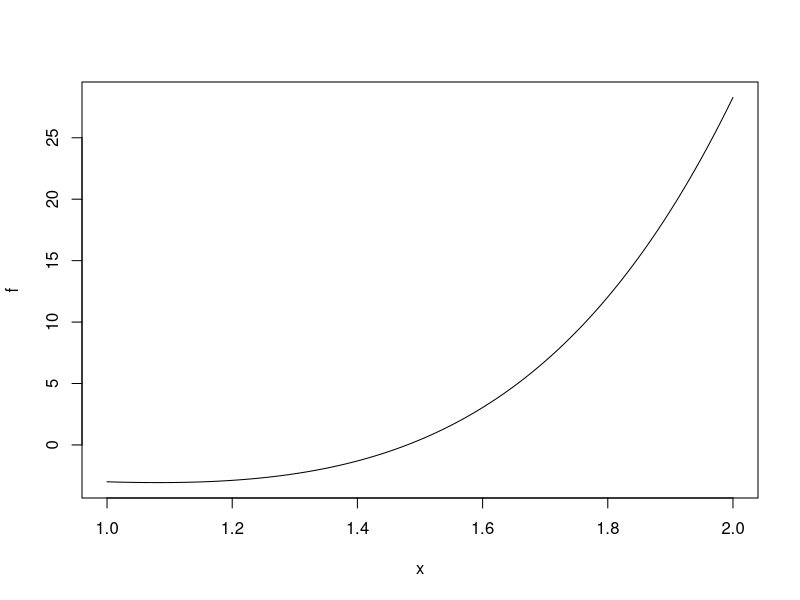

Write R code to recreate this figure. (Note: this script raises an error after producing the figure.)
G=function(x) { y=(exp(x)-(1+x+x^2/2+x^3/6+x^4/24))/sqrt(x)*(x!=0); y[x==0]=0;y  }
f=function(x) { sqrt(x)*(x^5-3*x^2+x-2) }
plot(f,1,2)

f=function(x) { y=sin(x)/x*(x!=0); y[x==0]=1;y }

real=0.94608307036718301 #From Wolfram Alpha
midpt(0,1,f,10,plot=TRUE)-real
trapezoid(0,1,f,10,plot=TRUE)-real
midpt(0,1,f,r=10,plot=TRUE)-real
simpsons(0,1,f,10,plot=TRUE)-real
romberg(0,1,f)$intg-real  # 2^5 Trapezoid evals!  How does Trapezoid do with 32?
trapezoid(0,1,f,32)-real  #terrible!!  Romberg sorcery!
gaussianquad(0,1,f,2)-real
gaussianquad(0,1,f,3)-real
gaussianquad(0,1,f,4)-real  # How many to beat romberg?
gaussianquad(0,1,f,5)-real  # How many to beat romberg?
gaussianquad(0,1,f,6)-real  # How many to beat romberg?  6!!



#Note that Midpt and Trapezoid can be used together to get a better estimate!
#When you look at the errors, Midpt is half of Trapezoid and of opposite sign
#Thus, 2*(M-real)+(T-real) = small.   So 2*M+T - 3real = small and
#  real approx (2*M+T)/3
(2*(midpt(0,1,f,r=10))+(trapezoid(0,1,f,10)))/3-real  #Note how good!!!
# error is 6.15*10^-9, where they were
#  M = 1.255*10^-4 and T=-2.510*10^-4 individually.
# If you compare to the errror of Simpson's Rule with n=20, what do you conclude?
simpsons(0,1,f,20,plot=TRUE)-real
